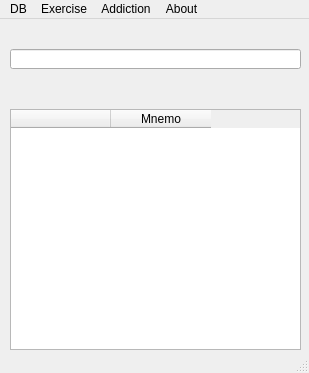
<?xml version="1.0" encoding="UTF-8"?>
<ui version="4.0">
 <class>MnemoNum</class>
 <widget class="QMainWindow" name="MnemoNum">
  <property name="geometry">
   <rect>
    <x>0</x>
    <y>0</y>
    <width>309</width>
    <height>373</height>
   </rect>
  </property>
  <property name="windowTitle">
   <string>MnemoWindow</string>
  </property>
  <widget class="QWidget" name="centralwidget">
   <widget class="QTableWidget" name="tableWidget">
    <property name="geometry">
     <rect>
      <x>10</x>
      <y>90</y>
      <width>291</width>
      <height>241</height>
     </rect>
    </property>
    <column>
     <property name="text">
      <string/>
     </property>
     <property name="textAlignment">
      <set>AlignHCenter|AlignVCenter|AlignCenter</set>
     </property>
    </column>
    <column>
     <property name="text">
      <string>Mnemo</string>
     </property>
     <property name="textAlignment">
      <set>AlignHCenter|AlignVCenter|AlignCenter</set>
     </property>
    </column>
   </widget>
   <widget class="QLabel" name="lblText">
    <property name="geometry">
     <rect>
      <x>10</x>
      <y>60</y>
      <width>291</width>
      <height>16</height>
     </rect>
    </property>
    <property name="text">
     <string/>
    </property>
    <property name="alignment">
     <set>Qt::AlignCenter</set>
    </property>
   </widget>
   <widget class="QLineEdit" name="eFilter">
    <property name="geometry">
     <rect>
      <x>10</x>
      <y>30</y>
      <width>291</width>
      <height>20</height>
     </rect>
    </property>
    <property name="alignment">
     <set>Qt::AlignCenter</set>
    </property>
   </widget>
  </widget>
  <widget class="QMenuBar" name="menubar">
   <property name="geometry">
    <rect>
     <x>0</x>
     <y>0</y>
     <width>309</width>
     <height>21</height>
    </rect>
   </property>
   <widget class="QMenu" name="menuDB">
    <property name="title">
     <string>DB</string>
    </property>
    <addaction name="actionExport"/>
    <addaction name="actionImport"/>
    <addaction name="separator"/>
    <addaction name="actionExit_2"/>
   </widget>
   <widget class="QMenu" name="menuExercise">
    <property name="title">
     <string>Exercise</string>
    </property>
    <addaction name="actionTestNum"/>
   </widget>
   <widget class="QMenu" name="menuAbout">
    <property name="title">
     <string>About</string>
    </property>
    <addaction name="actionAbout_Program"/>
   </widget>
   <widget class="QMenu" name="menuAddiction">
    <property name="title">
     <string>Addiction</string>
    </property>
    <addaction name="actionMonths_2"/>
    <addaction name="actionDates"/>
    <addaction name="actionTags"/>
   </widget>
   <addaction name="menuDB"/>
   <addaction name="menuExercise"/>
   <addaction name="menuAddiction"/>
   <addaction name="menuAbout"/>
  </widget>
  <widget class="QStatusBar" name="statusbar"/>
  <action name="actionExit">
   <property name="text">
    <string>Exit</string>
   </property>
  </action>
  <action name="actionExport">
   <property name="text">
    <string>Export</string>
   </property>
  </action>
  <action name="actionImport">
   <property name="text">
    <string>Import</string>
   </property>
  </action>
  <action name="actionExit_2">
   <property name="text">
    <string>Exit</string>
   </property>
  </action>
  <action name="actionTestNum">
   <property name="text">
    <string>Numbers</string>
   </property>
  </action>
  <action name="actionAbout_Program">
   <property name="text">
    <string>About Program</string>
   </property>
  </action>
  <action name="actionMonths">
   <property name="text">
    <string>Months</string>
   </property>
  </action>
  <action name="actionMonths_2">
   <property name="text">
    <string>Months</string>
   </property>
  </action>
  <action name="actionDates">
   <property name="text">
    <string>Dates</string>
   </property>
  </action>
  <action name="actionTags">
   <property name="text">
    <string>Tags</string>
   </property>
  </action>
 </widget>
 <resources/>
 <connections/>
</ui>
